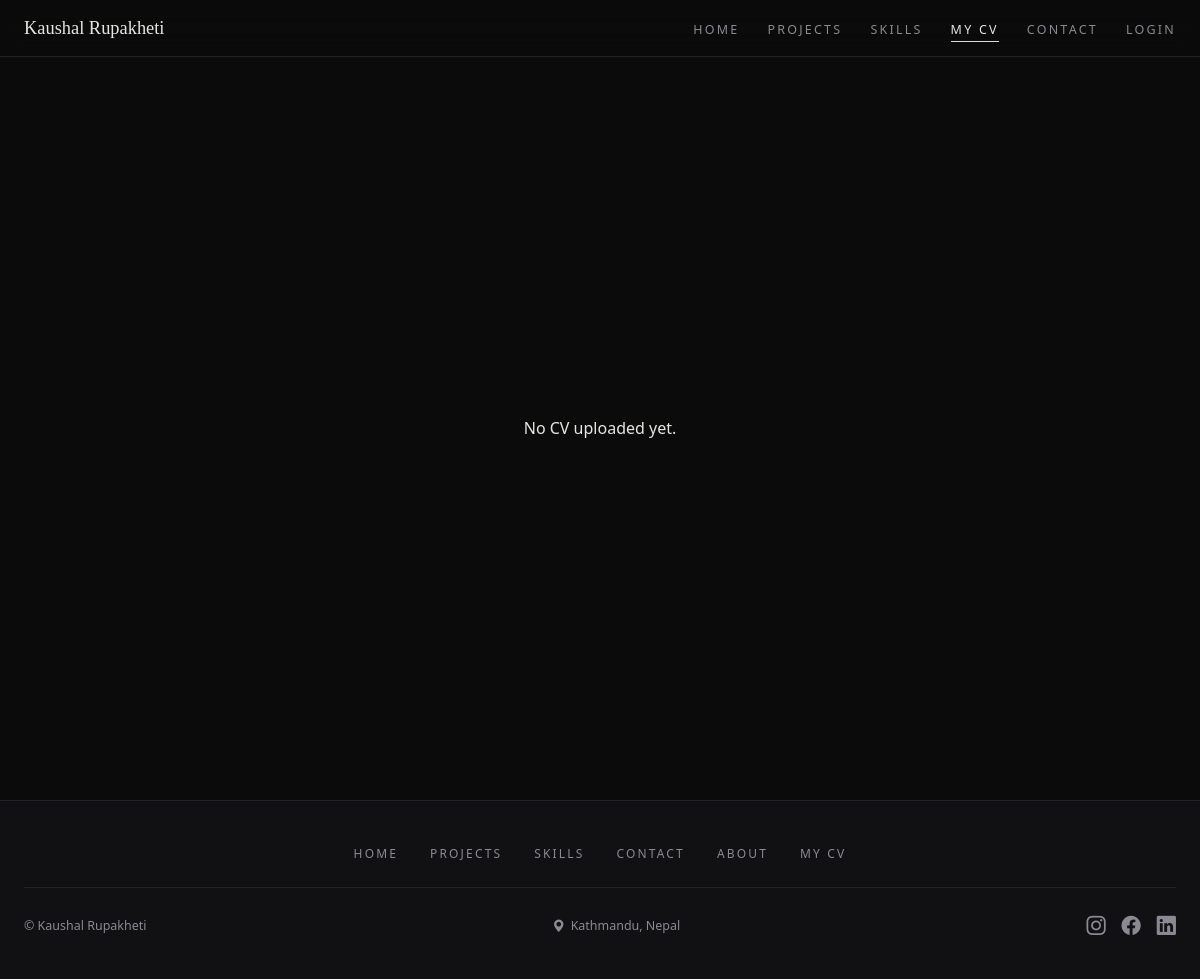
The page /portfolio_pages/resume/ on the database as committed earlier.
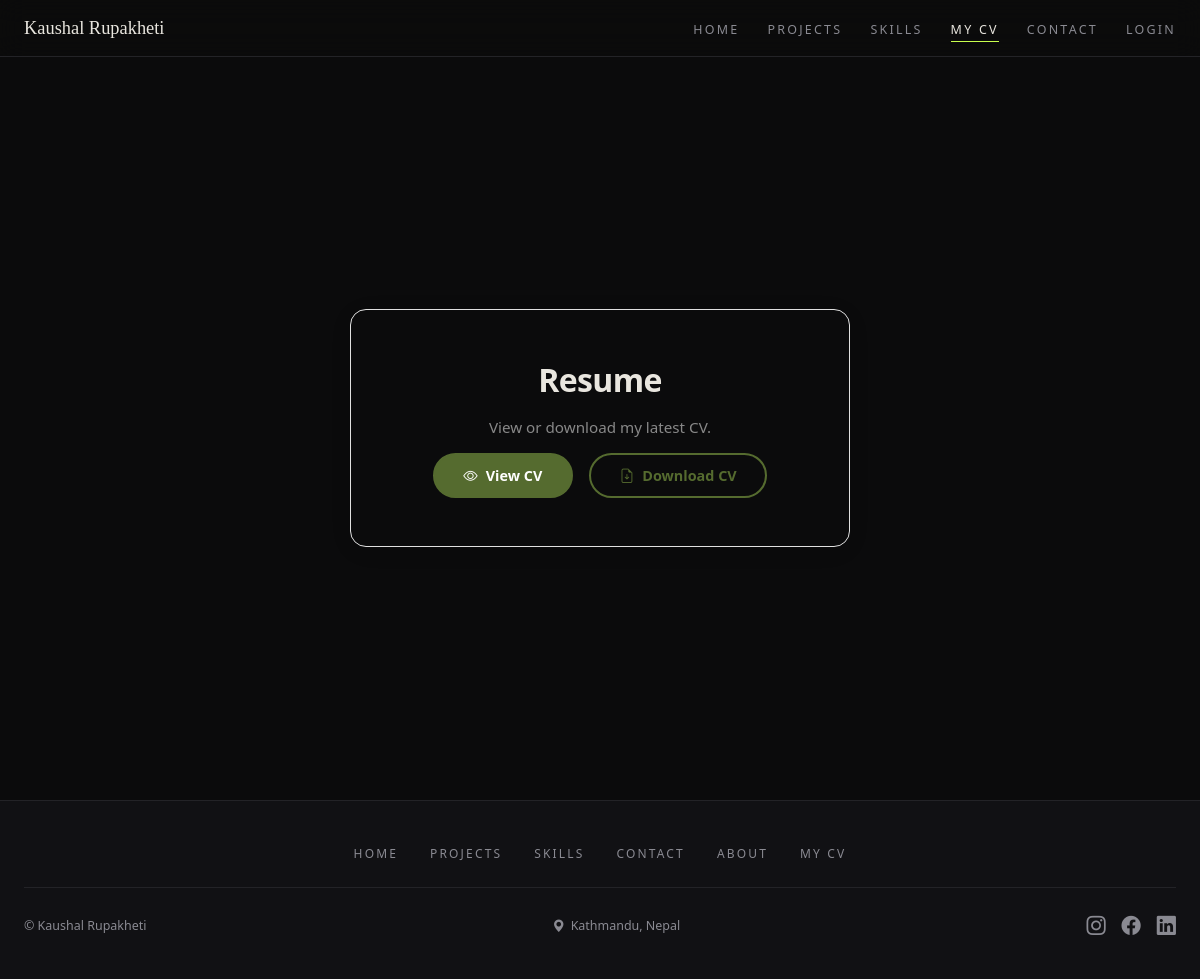
The same page on the database as committed later.
### portfolio_pages/models.py (models this page shows)
class CV(models.Model):
    title = models.CharField(max_length=100, null=False, blank=False)
    cv = models.FileField(null=False, blank= False, upload_to='cv/')
    def __str__(self):
        return self.title

### portfolio_pages/views.py (the view)
# urls.py: path('resume/', views.resume, name = 'resume' ),
def resume (request):
    resume = CV.objects.first()
    print(resume)
    return render(request, 'CV.html', {'resume': resume})

### portfolio_pages/context_processors.py (called while the page is built)
def social_links(request):
    return {
        'LINKEDIN_URL': settings.LINKEDIN_URL,
        'FACEBOOK_URL': settings.FACEBOOK_URL,
        'INSTAGRAM_URL': settings.INSTAGRAM_URL,
        'Email': settings.EMAIL,
        'Github': settings.GITHUB_URL
    }

### portfolio_pages/templates/CV.html (shortened to what this page needs)
{% extends "layout.html" %}
{% load static %}
{% block extra_head %}
  <link rel="stylesheet" href="{% static 'pages/CV.css'%}">
{% endblock %}
{% block content %}
<div class="cv-body" style="padding-top: 56px;">
  {% if resume %}
    <div class="cv-container">
      <h1 class="cv-title">{{ resume.title }}</h1>
      <p class="cv-sub">View or download my latest CV.</p>
      <div class="cv-buttons">
        <a href="{{ resume.cv.url }}" target="_blank" class="cv-download">
          <i class="bi bi-eye"></i> View CV
        </a>
        <a href="{{ resume.cv.url }}" download class="cv-download cv-dl">
          <i class="bi bi-file-earmark-arrow-down"></i> Download CV
        </a>
      </div>
    </div>
  {% else %}
    <p>No CV uploaded yet.</p>
  {% endif %}
</div>
{% endblock %}

Rows that differ between the two databases and show on the page:
added CV: title "Resume"
Other text that changed with them:
text no longer shown: "No CV uploaded yet."
text now shown: "View or download my latest CV. View CV Download CV"
